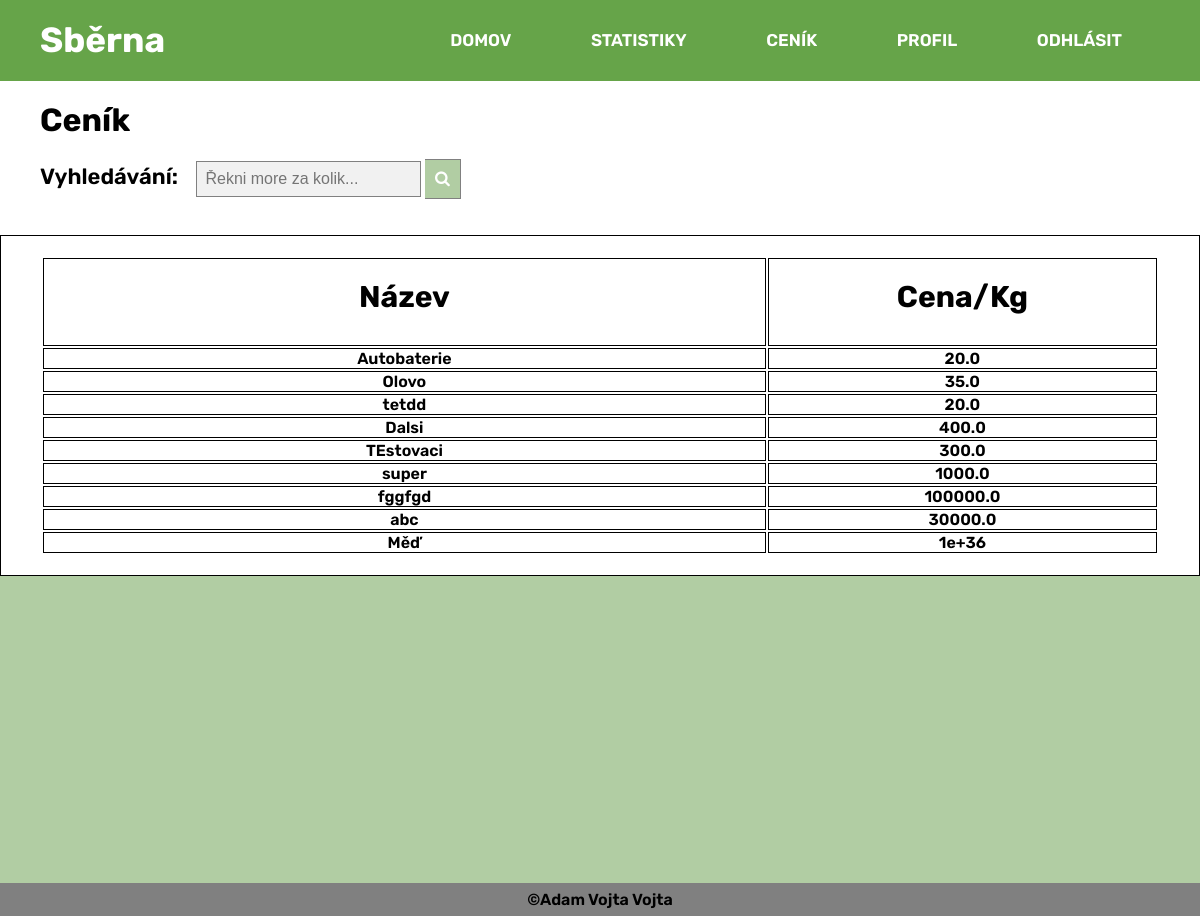
The app's page /cenik (signed in) with its own data.
### tables this page shows
CREATE TABLE ceny (id_ceny INTEGER NOT NULL PRIMARY KEY AUTOINCREMENT, datum_od DATE NOT NULL, datum_do DATE NOT NULL, cena FLOAT NOT NULL, id_typu_materialu INTEGER NOT NULL REFERENCES typy_materialu (id_typu_materialu));

CREATE TABLE typy_materialu (id_typu_materialu INTEGER NOT NULL PRIMARY KEY AUTOINCREMENT, nazev TEXT NOT NULL);

### app.py (the view, shortened to what this page needs)
@app.route('/cenik',methods=['GET','POST'])
def pricelist():
    connection = sqlite3.connect('sberna.db')
    cursor = connection.cursor()
    query = "SELECT nazev, cena FROM ceny JOIN typy_materialu ON (ceny.id_typu_materialu = typy_materialu.id_typu_materialu) WHERE datum_od <= datetime('now') AND datum_do >= datetime('now')"
    cursor.execute(query)
    results = cursor.fetchall()
    connection.close()
    return render_template("pricelist.jinja2",materials=results)

### templates/pricelist.jinja2 (shortened to what this page needs)
{% extends 'main.jinja2' %}
{% block content %}
<link rel="stylesheet" href="https://cdnjs.cloudflare.com/ajax/libs/font-awesome/4.7.0/css/font-awesome.min.css">
<h1 style="margin-left:40px;margin-top: 20px;margin-bottom: 20px;">
Ceník
</h1>
<form method="POST" class="pricelist__search">
<label>
Vyhledávání:
</label>
<input type="text" placeholder="Řekni more za kolik..." name="search">
<button type="submit"><i class="fa fa-search"></i></button>
</form>
<div class="pricelist__results">
<table style="width:100%;padding-top:20px;padding-left:40px;padding-right:40px;padding-bottom:20px;text-align:center;background-color:white;">
   <tr>
    <th style="width:65%;padding-top:20px;padding-bottom:30px;font-size:30px;">Název</th>
		<th style="padding-top:20px;padding-bottom:30px;font-size:30px;">Cena/Kg</th>
	 </tr>
   {% for i in materials %}
   <tr>
    <td>{{i[0]}}</td>
    <td>{{i[1]}}</td>
   </tr>
   {%endfor%}
  </table>
{% endblock %}

### static/css/structure.css (style rules this page uses)
* { margin: 0; padding: 0; }
body { display: flex; flex-direction: column; min-height: 100vh; }
form.pricelist__search { margin-bottom: 30px; }
form.pricelist__search input[type=text] { padding: 8px; font-size: 16px; border: 1px solid grey; background: #f1f1f1; }
form.pricelist__search label { font-size: 22px; margin-left: 40px; margin-bottom: 15px; margin-right: 15px; display: inline-block; }
form.pricelist__search button { padding: 10px; background: #B1CDA3; color: white; font-size: 16px; border: 1px solid grey; border-left: none; cursor: pointer; }
form.pricelist__search::after { content: ""; clear: both; display: table; }
.pricelist__results { width: 100%; height: 81vh; background-color: #B1CDA3; }
table, td, th { border: 1px solid; }

### static/css/text.css (style rules this page uses)
body { font-family: 'Rubik', sans-serif; font-weight: 600; }

### records on screen
ceny: nazev "Autobaterie", cena "20.0"
ceny: nazev "Olovo", cena "35.0"
ceny: nazev "tetdd", cena "20.0"
ceny: nazev "Dalsi", cena "400.0"
ceny: nazev "TEstovaci", cena "300.0"
ceny: nazev "super", cena "1000.0"
ceny: nazev "fggfgd", cena "100000.0"
ceny: nazev "abc", cena "30000.0"
ceny: nazev "Měď", cena "1e+36"
